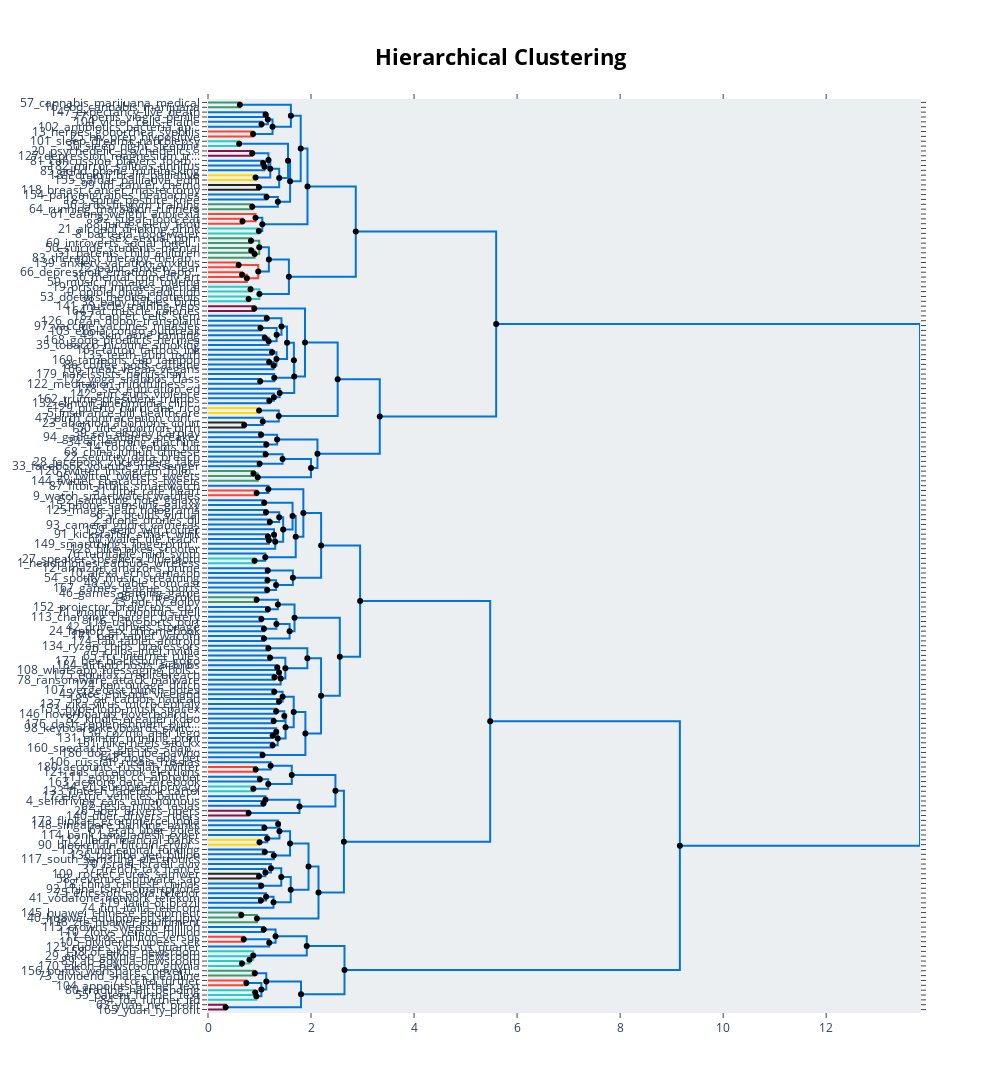

The cell this chart's notebook holds for it:
### Code cell
hierarchical_topics = topic_model.hierarchical_topics(articles)
topic_model.visualize_hierarchy(hierarchical_topics=hierarchical_topics)
